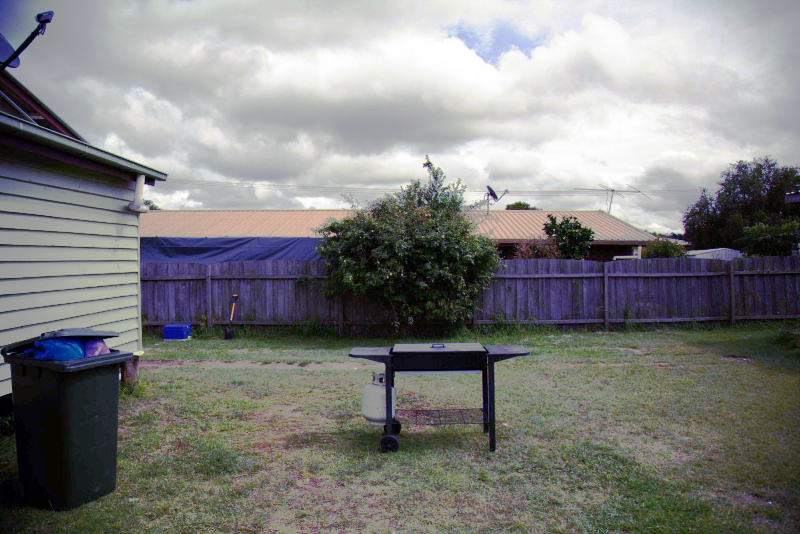
//> input picture histogram_qualization/results/eq_image_RGB.png, 800 x 534 px
$ ./main results/eq_image_RGB.png results/   (built with g++ and OpenCV 4)
//> lines starting //> are read from the running program, lines starting //| are printed output that depends on the picture
### histogram_qualization/func.h
#ifndef FUNC_H
#define FUNC_H

#include <opencv2/opencv.hpp>
#include "opencv2/highgui/highgui.hpp"
#include "func.h"
#include <iostream>
using namespace std;
using namespace cv;

// plots the histograms of the image
void showHistogram(std::vector<cv::Mat>&, string, bool);

// shows the image
void showImage(cv::Mat&, string);
// equalize image
void equalize(cv::Mat&, cv::Mat&, std::vector<cv::Mat>&, std::vector<cv::Mat>&, string);

// save image to path
void saveImage(cv::Mat&, string);

#endif

### histogram_qualization/func.cpp
#include "func.h"

void showHistogram(std::vector<cv::Mat>& hists, string main_title, bool save)
// plots the histograms of the image
// args:
//      hists = vector of 3 cv::mat of size nbins=256 with the 3 histograms
// e.g.: hists[0] = cv:mat of size 256 with the red histogram
//       hists[1] = cv:mat of size 256 with the green histogram
//       hists[2] = cv:mat of size 256 with the blue histogram

{
  // Min/Max computation
  double hmax[3] = {0,0,0};
  double min;
  cv::minMaxLoc(hists[0], &min, &hmax[0]);
  cv::minMaxLoc(hists[1], &min, &hmax[1]);
  cv::minMaxLoc(hists[2], &min, &hmax[2]);

  std::string wname[3] = { main_title+": blue", main_title+": green", main_title+": red" };
  cv::Scalar colors[3] = { cv::Scalar(255,0,0), cv::Scalar(0,255,0),
                           cv::Scalar(0,0,255) };

  std::vector<cv::Mat> canvas(hists.size());

  // Display each histogram in a canvas
  for (int i = 0, end = hists.size(); i < end; i++)
  {
    canvas[i] = cv::Mat::ones(125, hists[0].rows, CV_8UC3);

    for (int j = 0, rows = canvas[i].rows; j < hists[0].rows-1; j++)
    {
      cv::line(
            canvas[i],
            cv::Point(j, rows),
            cv::Point(j, rows - (hists[i].at<float>(j) * rows/hmax[i])),
            hists.size() == 1 ? cv::Scalar(200,200,200) : colors[i],
            1, 8, 0
            );
    }

    cv::imshow(hists.size() == 1 ? "value" : wname[i], canvas[i]);
    if (save == true){cv::imwrite(hists.size() == 1 ? "value.png" : wname[i]+".png", canvas[i]);}
  }
}
// shows the image
void showImage(cv::Mat& img, string window_name)
{
    namedWindow(window_name, WINDOW_AUTOSIZE);
    imshow(window_name, img);
}

void equalize(cv::Mat& img, cv::Mat& equalized_img,
            std::vector<cv::Mat>& hists, std::vector<cv::Mat>& equalized_hists,
            string color_space){

        if (color_space != "RGB" && color_space != "BGR2HSV" && color_space != "BGR2Lab"){
            cout << "color_space must be RGB or HSV" << endl;
            return;}

        //histo params
        int nbins = 256;
        int nimages = 1;
        int dims = 1;
        const int * nchannels = 0;
        float r[] = {0,255};
        const int histSize[] = {nbins};
        const float* ranges[] = {r};
        std::vector<Mat> channels(3);
        Mat hsv;

        if (color_space == "RGB"){
            cout << "RGB equalization" << endl;
            split(img, channels);// split the image into 3 channels
            // equalize each channel
            for (int i = 0; i < 3; i++) equalizeHist(channels[i], channels[i]);
            merge(channels, equalized_img);// merge the equalized channels

            for (int i = 0; i < 3; i++) calcHist(&channels[i], nimages, nchannels, Mat(), equalized_hists[i],
                                        dims, histSize, ranges, true, false);
        }
        else if (color_space == "BGR2Lab"){
            cout << "BGR2Lab equalization" << endl;
            Mat hsv;
            cvtColor(img, hsv, COLOR_BGR2Lab);
            split(hsv, channels);
            equalizeHist(channels[0], channels[0]); //equalize the luminance channel
            merge(channels, equalized_img);
            cvtColor(equalized_img, equalized_img, COLOR_HSV2BGR); //change back to BGR
            for (int i = 0; i < 3; i++) calcHist(&channels[i], nimages, nchannels, Mat(), equalized_hists[i],
                                                dims, histSize, ranges, true, false);
        }
        else{
            cout << "BGR2HSV equalization" << endl;
            Mat hsv;
            cvtColor(img, hsv, COLOR_BGR2HSV);
            split(hsv, channels);
            equalizeHist(channels[2], channels[2]);
            merge(channels, equalized_img);
            cvtColor(equalized_img, equalized_img, COLOR_HSV2BGR); //change back to BGR
            for (int i = 0; i < 3; i++) calcHist(&channels[i], nimages, nchannels, Mat(), equalized_hists[i],
                                                dims, histSize, ranges, true, false);
        }

        for (int i = 0; i < 3; i++) calcHist(&channels[i], nimages, nchannels, Mat(), hists[i],
                    dims, histSize, ranges, true, false);
        }

    void saveImage(cv::Mat& img, string path){
        if(img.empty()) cerr << "Imgage is empty." << endl;
        cv::imwrite(path, img);
    }

### histogram_qualization/main.cpp
#include <opencv2/opencv.hpp>
#include "opencv2/highgui/highgui.hpp"
#include "func.h"
#include <iostream>
#include <vector>

using namespace std;
using namespace cv;

int main(int argc, char** argv)
{
    if (argc != 3){
        cout << "usage: ./main <image name> <save folder>" << endl;
        return -1;}

    // Loads the image image
	Mat img = imread(argv[1]);
//> img is the input picture: 534 rows x 800 cols, CV_8UC3; mean B, G, R 127.7, 128.7, 128.6
    string folder = argv[2];
//> folder = "results/"

    if (!img.data) {
        cout << "No image data" << endl;
        return -1;}

    // General info
    cout << "image size: " << img.size() << endl;
//| image size: [800 x 534]
    cout << "image type: " << img.type() << endl;
//| image type: 16
    cout << "image channels: " << img.channels() << endl;
//| image channels: 3
    cout << "image depth: " << img.depth() << endl;
//| image depth: 0
    cout << "image cols: " << img.cols << endl;
//| image cols: 800
    cout << "image rows: " << img.rows << endl;
//| image rows: 534

    // create a window
    showImage(img, "Original image");

    // RGB
    Mat equalized_img;
    vector<Mat> hists(3);
    vector<Mat> equalized_hists(3);
    equalize(img, equalized_img, hists, equalized_hists, "RGB");
    showHistogram(hists, folder+"/original_histo", true);
//> in showHistogram, `cv::minMaxLoc(hists[0], &min, &hmax[0]);`: min = 0; hmax = [13181, 0, 0]
//> in showHistogram, `cv::minMaxLoc(hists[1], &min, &hmax[1]);`: hmax = [13181, 8139, 0]
//> in showHistogram, `cv::minMaxLoc(hists[2], &min, &hmax[2]);`: hmax = [13181, 8139, 8492]
//> the loop in showHistogram, `for (int i = 0, end = hists.size(); i < end; i++)` made 3 passes
//> after the loop in showHistogram, `for (int i = 0, end = hists.size(); i < end; i++)`:
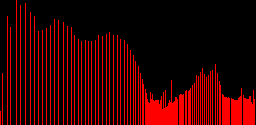
//> canvas[2]: 125 rows x 256 cols, CV_8UC3; mean B, G, R 0.8, 0, 50.5
    showImage(equalized_img, "Equalized image RGB");
    showHistogram(equalized_hists, folder+"/histo_eq_image_RGB", true);
//> the loop in showHistogram (call 2), `for (int i = 0, end = hists.size(); i < end; i++)` made 3 passes
    saveImage(equalized_img, folder+"/eq_image_RGB.png");

    // BGR2HSV
    img = imread(argv[1]);
    Mat BGR2HSV_equalized_img;
    vector<Mat> BGR2HSV_hists(3);
    vector<Mat> BGR2HSV_equalized_hists(3);
    equalize(img, BGR2HSV_equalized_img, BGR2HSV_hists, BGR2HSV_equalized_hists, "BGR2HSV");
//> call 2 of equalize, with color_space = "BGR2HSV"
//> in equalize (call 2), `cvtColor(img, hsv, COLOR_BGR2HSV);`: hsv: 534 rows x 800 cols, CV_8UC3; mean H, S, V 68.5, 49.5, 136.4
//> in equalize (call 2), `split(hsv, channels);`:
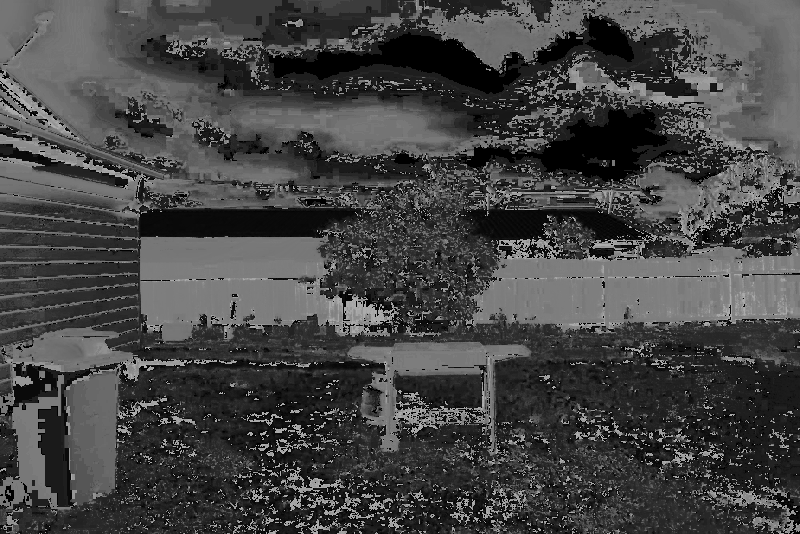
//> channels[0]: 534 rows x 800 cols, CV_8UC1; min 0, max 179, mean 68.5
//> in equalize (call 2), `split(hsv, channels);`:
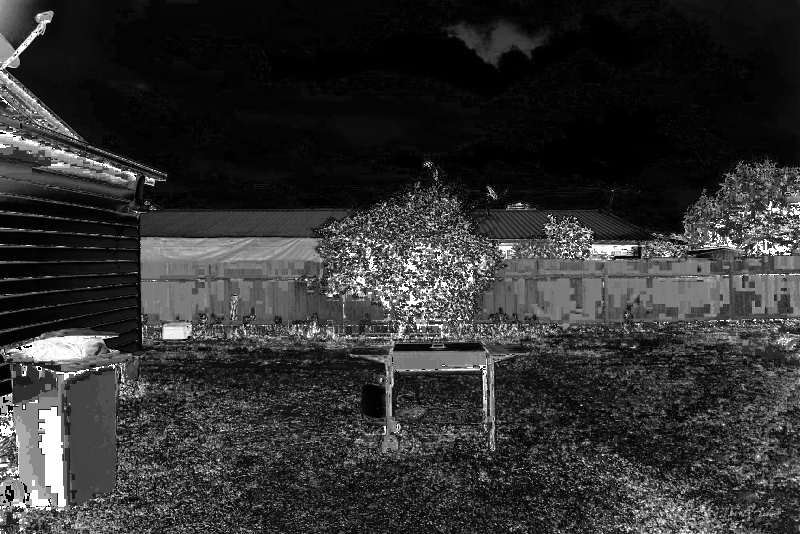
//> channels[1]: 534 rows x 800 cols, CV_8UC1; min 0, max 255, mean 49.5
//> in equalize (call 2), `split(hsv, channels);`:
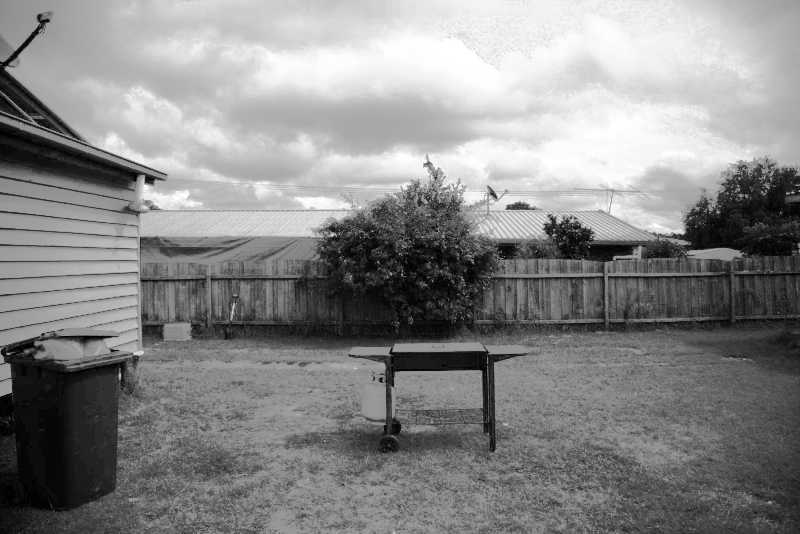
//> channels[2]: 534 rows x 800 cols, CV_8UC1; min 0, max 255, mean 136.4
//> in equalize (call 2), `merge(channels, equalized_img);`: equalized_img: 534 rows x 800 cols, CV_8UC3; mean H, S, V 68.5, 49.5, 128.4
    showImage(BGR2HSV_equalized_img, "Equalized image BGR2HSV");
    showHistogram(BGR2HSV_equalized_hists, folder+"/histo_eq_image_BGR2HSV", true);
    saveImage(BGR2HSV_equalized_img, folder+"/eq_image_BGR2HSV.png");

    // BGR2Lab
    img = imread(argv[1]);
    Mat BGR2Lab_equalized_img;
    vector<Mat> BGR2Lab_hists(3);
    vector<Mat> BGR2Lab_equalized_hists(3);
    equalize(img, BGR2Lab_equalized_img, BGR2Lab_hists, BGR2Lab_equalized_hists, "BGR2Lab");
//> call 3 of equalize, with color_space = "BGR2Lab"
//> in equalize (call 3), `cvtColor(img, hsv, COLOR_BGR2Lab);`: hsv: 534 rows x 800 cols, CV_8UC3; mean of channels 0, 1, 2 133.8, 128.3, 128.5
//> in equalize (call 3), `split(hsv, channels);`:
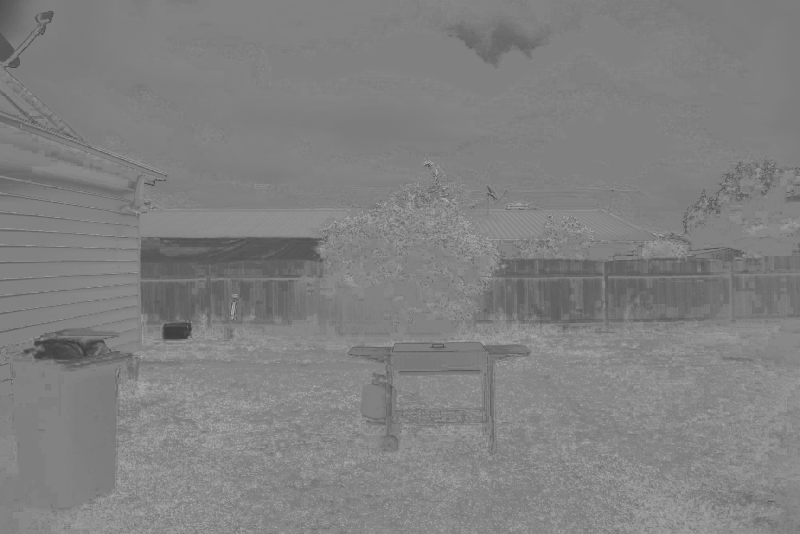
//> channels[2]: 534 rows x 800 cols, CV_8UC1; min 61, max 181, mean 128.5
//> in equalize (call 3), `merge(channels, equalized_img);`: equalized_img: 534 rows x 800 cols, CV_8UC3; mean of channels 0, 1, 2 127.9, 128.3, 128.5
//> in equalize (call 3), `cvtColor(equalized_img, equalized_img, COLOR_HSV2BGR);`:
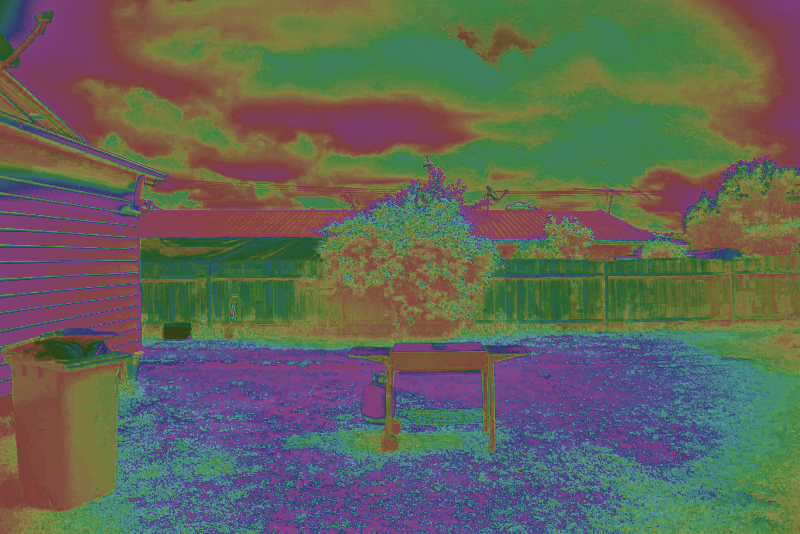
//> equalized_img: 534 rows x 800 cols, CV_8UC3; mean B, G, R 87.8, 101.6, 97.7
    showImage(BGR2Lab_equalized_img, "Equalized image HSBGR2Lab");
    showHistogram(BGR2Lab_equalized_hists, folder+"/histo_eq_image_BGR2Lab", true);
//> call 4 of showHistogram, with main_title = "results//histo_eq_image_BGR2Lab", save = true
//> in showHistogram (call 4), `cv::minMaxLoc(hists[0], &min, &hmax[0]);`: hmax = [6961, 0, 0]
//> in showHistogram (call 4), `cv::minMaxLoc(hists[1], &min, &hmax[1]);`: hmax = [6961, 77070, 0]
//> in showHistogram (call 4), `cv::minMaxLoc(hists[2], &min, &hmax[2]);`: hmax = [6961, 77070, 45172]
//> the loop in showHistogram (call 4), `for (int i = 0, end = hists.size(); i < end; i++)` made 3 passes
//> after the loop in showHistogram (call 4), `for (int i = 0, end = hists.size(); i < end; i++)`:
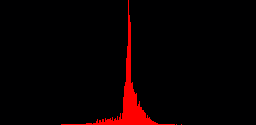
//> canvas[2]: 125 rows x 256 cols, CV_8UC3; mean B, G, R 1, 0, 10
    saveImage(BGR2Lab_equalized_img, folder+"/eq_image_HSBGR2Lab.png");


    // wait for a key
    waitKey(0);
    return 0;
}
